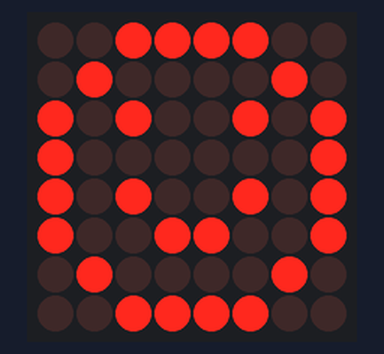
This sketch was run on a simulated Arduino Uno, built with avr-gcc and run on an emulated ATmega328P. On the bench: 8×8 LED matrix. Wiring (inferred from the names in the program): LED matrix (orientation assumed): rows pin 2, pin 3, pin 4, pin 5, pin 6, pin 7, pin 8, pin 9; columns pin 10, pin 11, pin 12, pin 13, A0, A1, A2, A3.

Above: at 0.1 s.
At 0.9 s:
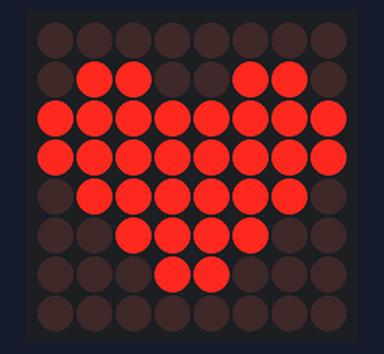

Measured:
- what the display in image 0 shows lasts 0.9 s, from 0.0 s to 0.9 s

The sketch:

sketch_jun2b.ino
```cpp
// 8 Row Pins (Connected to Anodes / Positive pins of the matrix)
int rowPins[] = {2, 3, 4, 5, 6, 7, 8, 9};

// 8 Column Pins (Connected to Cathodes / Negative pins of the matrix)
// Using A0-A3 as digital pins to get the required 16 pins total
int colPins[] = {10, 11, 12, 13, A0, A1, A2, A3};

// 8x8 Smile Pattern (1 = LED ON, 0 = LED OFF)
const byte smile[8][8] = {
  {0, 0, 1, 1, 1, 1, 0, 0},
  {0, 1, 0, 0, 0, 0, 1, 0},
  {1, 0, 1, 0, 0, 1, 0, 1},
  {1, 0, 0, 0, 0, 0, 0, 1},
  {1, 0, 1, 0, 0, 1, 0, 1},
  {1, 0, 0, 1, 1, 0, 0, 1},
  {0, 1, 0, 0, 0, 0, 1, 0},
  {0, 0, 1, 1, 1, 1, 0, 0}
};

// 8x8 Heart Pattern (1 = LED ON, 0 = LED OFF)
const byte heart[8][8] = {
  {0, 0, 0, 0, 0, 0, 0, 0},
  {0, 1, 1, 0, 0, 1, 1, 0},
  {1, 1, 1, 1, 1, 1, 1, 1},
  {1, 1, 1, 1, 1, 1, 1, 1},
  {0, 1, 1, 1, 1, 1, 1, 0},
  {0, 0, 1, 1, 1, 1, 0, 0},
  {0, 0, 0, 1, 1, 0, 0, 0},
  {0, 0, 0, 0, 0, 0, 0, 0}
};

void setup() {
  // Initialize all 8 row pins as OUTPUT and turn them LOW
  for (int i = 0; i < 8; i++) {
    pinMode(rowPins[i], OUTPUT);
    digitalWrite(rowPins[i], LOW);
  }

  // Initialize all 8 column pins as OUTPUT and turn them HIGH
  for (int i = 0; i < 8; i++) {
    pinMode(colPins[i], OUTPUT);
    digitalWrite(colPins[i], HIGH);
  }
}

void loop() {
  // Display Smile pattern for ~1 second (repeating the rapid refresh 150 times)
  for (int t = 0; t < 150; t++) {
    drawPattern(smile);
  }

  // Display Heart pattern for ~1 second
  for (int t = 0; t < 150; t++) {
    drawPattern(heart);
  }
}

// Multiplexing engine: Lights up the matrix row-by-row incredibly fast
void drawPattern(const byte pattern[8][8]) {
  for (int r = 0; r < 8; r++) {
    // 1. Activate the current row
    digitalWrite(rowPins[r], HIGH);

    // 2. Set the columns for this row
    for (int c = 0; c < 8; c++) {
      if (pattern[r][c] == 1) {
        digitalWrite(colPins[c], LOW);  // Ground the column to turn LED ON
      } else {
        digitalWrite(colPins[c], HIGH); // Disconnect ground to keep LED OFF
      }
    }

    // 3. Small delay to let the LEDs glow noticeably
    delayMicroseconds(600);

    // 4. Reset columns and turn row OFF before moving to the next row (prevents ghosting)
    digitalWrite(rowPins[r], LOW);
    for (int c = 0; c < 8; c++) {
      digitalWrite(colPins[c], HIGH);
    }
  }
}
```
